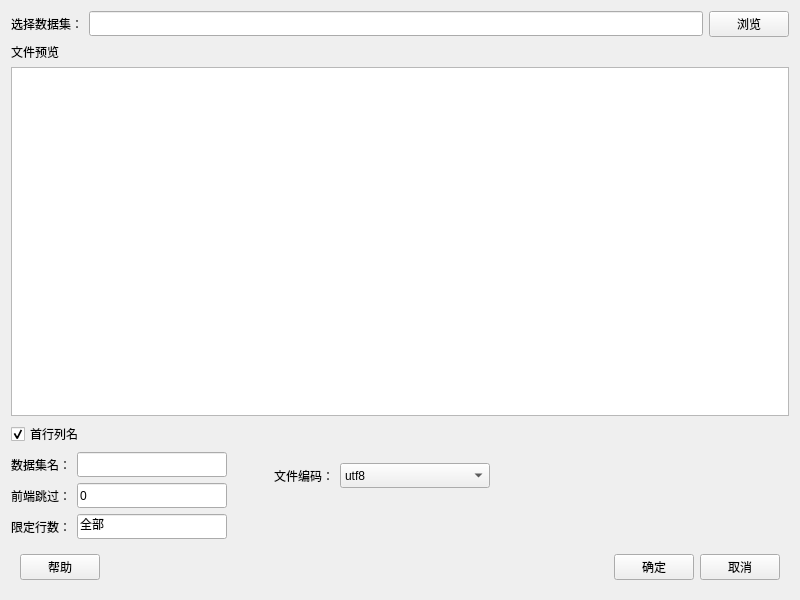
<?xml version="1.0" encoding="UTF-8"?>
<ui version="4.0">
 <class>Form</class>
 <widget class="QWidget" name="Form">
  <property name="geometry">
   <rect>
    <x>0</x>
    <y>0</y>
    <width>800</width>
    <height>600</height>
   </rect>
  </property>
  <property name="minimumSize">
   <size>
    <width>800</width>
    <height>600</height>
   </size>
  </property>
  <property name="maximumSize">
   <size>
    <width>16777215</width>
    <height>16777215</height>
   </size>
  </property>
  <property name="windowTitle">
   <string>导入SPSS数据</string>
  </property>
  <layout class="QVBoxLayout" name="verticalLayout_3">
   <item>
    <layout class="QHBoxLayout" name="horizontalLayout">
     <item>
      <widget class="QLabel" name="label_8">
       <property name="minimumSize">
        <size>
         <width>0</width>
         <height>25</height>
        </size>
       </property>
       <property name="text">
        <string>选择数据集：</string>
       </property>
      </widget>
     </item>
     <item>
      <widget class="QLineEdit" name="lineEdit_filePath">
       <property name="minimumSize">
        <size>
         <width>0</width>
         <height>25</height>
        </size>
       </property>
      </widget>
     </item>
     <item>
      <widget class="QPushButton" name="pushButton_choosefile">
       <property name="minimumSize">
        <size>
         <width>0</width>
         <height>25</height>
        </size>
       </property>
       <property name="text">
        <string>浏览</string>
       </property>
      </widget>
     </item>
    </layout>
   </item>
   <item>
    <widget class="QLabel" name="label">
     <property name="text">
      <string>文件预览</string>
     </property>
    </widget>
   </item>
   <item>
    <widget class="QTableWidget" name="tableWidget_previewData"/>
   </item>
   <item>
    <widget class="QCheckBox" name="checkBox_ifColumns">
     <property name="text">
      <string>首行列名</string>
     </property>
     <property name="checkable">
      <bool>true</bool>
     </property>
     <property name="checked">
      <bool>true</bool>
     </property>
    </widget>
   </item>
   <item>
    <layout class="QHBoxLayout" name="horizontalLayout_9">
     <item>
      <layout class="QVBoxLayout" name="verticalLayout">
       <item>
        <layout class="QHBoxLayout" name="horizontalLayout_2">
         <item>
          <widget class="QLabel" name="label_6">
           <property name="minimumSize">
            <size>
             <width>0</width>
             <height>25</height>
            </size>
           </property>
           <property name="text">
            <string>数据集名：</string>
           </property>
          </widget>
         </item>
         <item>
          <widget class="QLineEdit" name="lineEdit_datasetName">
           <property name="minimumSize">
            <size>
             <width>150</width>
             <height>25</height>
            </size>
           </property>
           <property name="maximumSize">
            <size>
             <width>150</width>
             <height>16777215</height>
            </size>
           </property>
           <property name="text">
            <string/>
           </property>
          </widget>
         </item>
         <item>
          <spacer name="horizontalSpacer_7">
           <property name="orientation">
            <enum>Qt::Horizontal</enum>
           </property>
           <property name="sizeHint" stdset="0">
            <size>
             <width>40</width>
             <height>20</height>
            </size>
           </property>
          </spacer>
         </item>
        </layout>
       </item>
       <item>
        <layout class="QHBoxLayout" name="horizontalLayout_3">
         <item>
          <widget class="QLabel" name="label_3">
           <property name="minimumSize">
            <size>
             <width>0</width>
             <height>25</height>
            </size>
           </property>
           <property name="text">
            <string>前端跳过：</string>
           </property>
          </widget>
         </item>
         <item>
          <widget class="QLineEdit" name="lineEdit_passHead">
           <property name="minimumSize">
            <size>
             <width>150</width>
             <height>25</height>
            </size>
           </property>
           <property name="maximumSize">
            <size>
             <width>150</width>
             <height>16777215</height>
            </size>
           </property>
           <property name="text">
            <string>0</string>
           </property>
          </widget>
         </item>
         <item>
          <spacer name="horizontalSpacer_8">
           <property name="orientation">
            <enum>Qt::Horizontal</enum>
           </property>
           <property name="sizeHint" stdset="0">
            <size>
             <width>40</width>
             <height>20</height>
            </size>
           </property>
          </spacer>
         </item>
        </layout>
       </item>
       <item>
        <layout class="QHBoxLayout" name="horizontalLayout_4">
         <item>
          <widget class="QLabel" name="label_4">
           <property name="minimumSize">
            <size>
             <width>0</width>
             <height>25</height>
            </size>
           </property>
           <property name="text">
            <string>限定行数：</string>
           </property>
          </widget>
         </item>
         <item>
          <widget class="QLineEdit" name="lineEdit_limitRow">
           <property name="minimumSize">
            <size>
             <width>150</width>
             <height>25</height>
            </size>
           </property>
           <property name="maximumSize">
            <size>
             <width>150</width>
             <height>16777215</height>
            </size>
           </property>
           <property name="text">
            <string>全部</string>
           </property>
          </widget>
         </item>
         <item>
          <spacer name="horizontalSpacer_9">
           <property name="orientation">
            <enum>Qt::Horizontal</enum>
           </property>
           <property name="sizeHint" stdset="0">
            <size>
             <width>40</width>
             <height>20</height>
            </size>
           </property>
          </spacer>
         </item>
        </layout>
       </item>
      </layout>
     </item>
     <item>
      <layout class="QVBoxLayout" name="verticalLayout_2">
       <item>
        <layout class="QHBoxLayout" name="horizontalLayout_5">
         <item>
          <widget class="QLabel" name="label_5">
           <property name="minimumSize">
            <size>
             <width>0</width>
             <height>25</height>
            </size>
           </property>
           <property name="text">
            <string>文件编码：</string>
           </property>
          </widget>
         </item>
         <item>
          <widget class="QComboBox" name="comboBox_encode">
           <property name="minimumSize">
            <size>
             <width>150</width>
             <height>25</height>
            </size>
           </property>
           <property name="maximumSize">
            <size>
             <width>100</width>
             <height>16777215</height>
            </size>
           </property>
           <item>
            <property name="text">
             <string>utf8</string>
            </property>
           </item>
           <item>
            <property name="text">
             <string>gb2312</string>
            </property>
           </item>
           <item>
            <property name="text">
             <string>gbk</string>
            </property>
           </item>
           <item>
            <property name="text">
             <string>ascii</string>
            </property>
           </item>
          </widget>
         </item>
         <item>
          <spacer name="horizontalSpacer_3">
           <property name="orientation">
            <enum>Qt::Horizontal</enum>
           </property>
           <property name="sizeHint" stdset="0">
            <size>
             <width>40</width>
             <height>20</height>
            </size>
           </property>
          </spacer>
         </item>
        </layout>
       </item>
       <item>
        <layout class="QHBoxLayout" name="horizontalLayout_6">
         <item>
          <spacer name="horizontalSpacer_4">
           <property name="orientation">
            <enum>Qt::Horizontal</enum>
           </property>
           <property name="sizeHint" stdset="0">
            <size>
             <width>40</width>
             <height>20</height>
            </size>
           </property>
          </spacer>
         </item>
        </layout>
       </item>
       <item>
        <layout class="QHBoxLayout" name="horizontalLayout_7">
         <item>
          <spacer name="horizontalSpacer_5">
           <property name="orientation">
            <enum>Qt::Horizontal</enum>
           </property>
           <property name="sizeHint" stdset="0">
            <size>
             <width>40</width>
             <height>20</height>
            </size>
           </property>
          </spacer>
         </item>
        </layout>
       </item>
      </layout>
     </item>
     <item>
      <spacer name="horizontalSpacer">
       <property name="orientation">
        <enum>Qt::Horizontal</enum>
       </property>
       <property name="sizeHint" stdset="0">
        <size>
         <width>40</width>
         <height>20</height>
        </size>
       </property>
      </spacer>
     </item>
    </layout>
   </item>
   <item>
    <widget class="QWidget" name="widget" native="true">
     <property name="minimumSize">
      <size>
       <width>50</width>
       <height>0</height>
      </size>
     </property>
     <property name="maximumSize">
      <size>
       <width>16777215</width>
       <height>16777215</height>
      </size>
     </property>
     <layout class="QHBoxLayout" name="horizontalLayout_10">
      <item>
       <layout class="QHBoxLayout" name="horizontalLayout_8">
        <item>
         <widget class="QPushButton" name="pushButton_ok_2">
          <property name="minimumSize">
           <size>
            <width>0</width>
            <height>25</height>
           </size>
          </property>
          <property name="text">
           <string>帮助</string>
          </property>
         </widget>
        </item>
        <item>
         <spacer name="horizontalSpacer_2">
          <property name="orientation">
           <enum>Qt::Horizontal</enum>
          </property>
          <property name="sizeHint" stdset="0">
           <size>
            <width>40</width>
            <height>20</height>
           </size>
          </property>
         </spacer>
        </item>
        <item>
         <widget class="QPushButton" name="pushButton_ok">
          <property name="minimumSize">
           <size>
            <width>0</width>
            <height>25</height>
           </size>
          </property>
          <property name="text">
           <string>确定</string>
          </property>
         </widget>
        </item>
        <item>
         <widget class="QPushButton" name="pushButton_cancel">
          <property name="minimumSize">
           <size>
            <width>0</width>
            <height>25</height>
           </size>
          </property>
          <property name="text">
           <string>取消</string>
          </property>
         </widget>
        </item>
       </layout>
      </item>
     </layout>
    </widget>
   </item>
  </layout>
 </widget>
 <resources>
  <include location="../pyqtsource.qrc"/>
 </resources>
 <connections/>
</ui>
